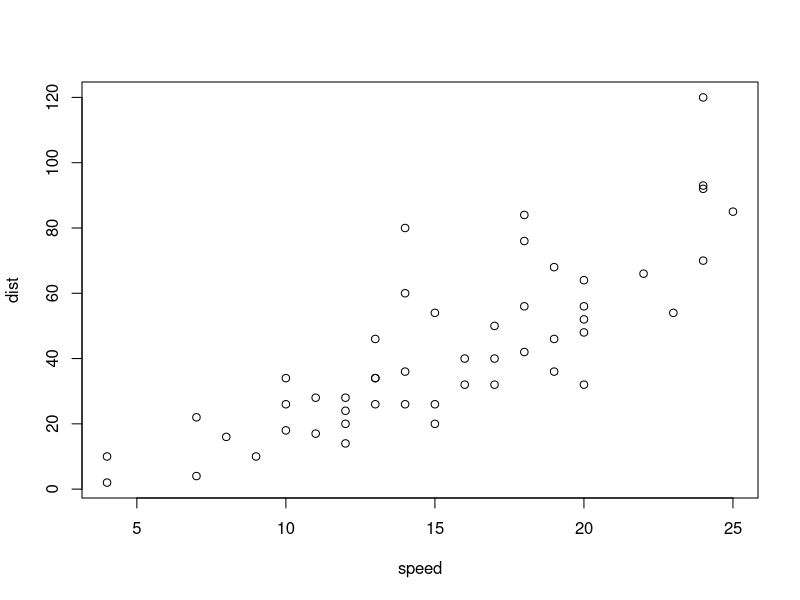
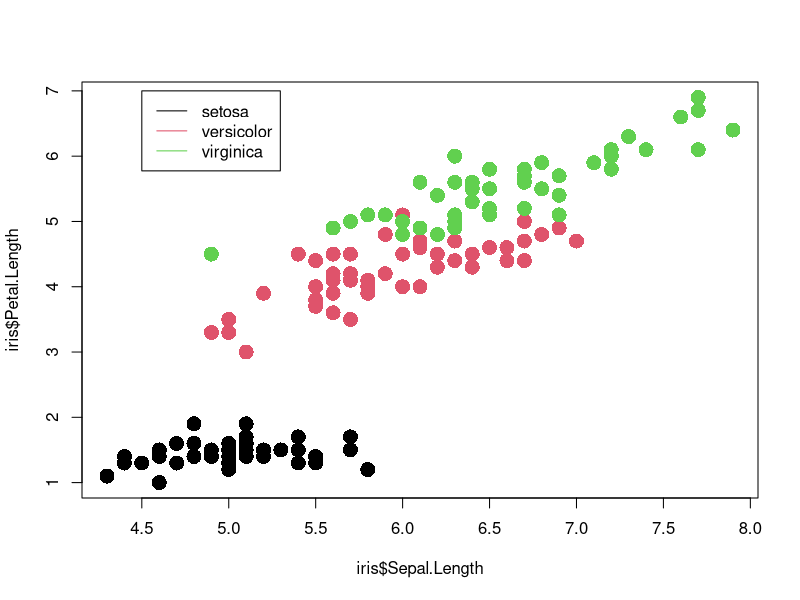
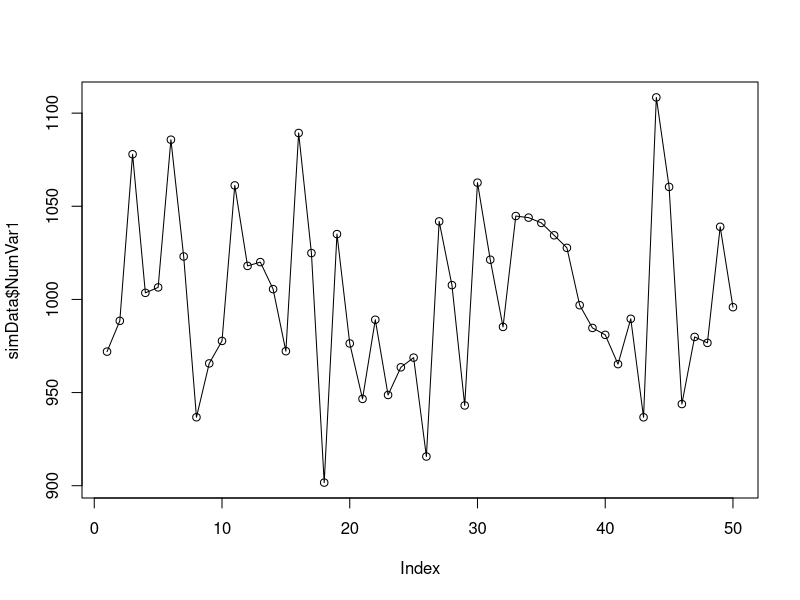
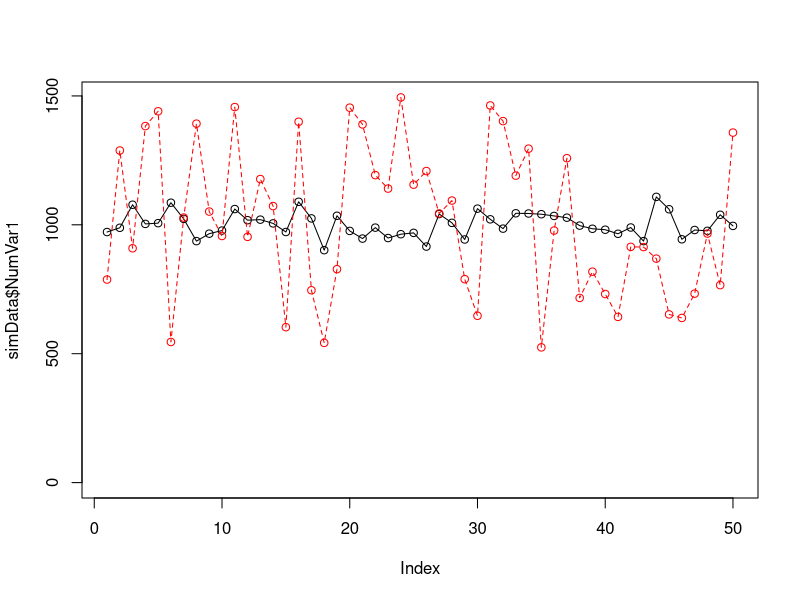

Reproduce these figures in R, in order.
## ---- chunk 1
plot(cars)
## ---- chunk 2
plot(iris$Sepal.Length, iris$Petal.Length, col = iris$Species, pch = 16, cex = 2)
legend(4.5, 7, 
       legend = c("setosa","versicolor","virginica"),
       col = c(1:3),
       lty = "solid")
## ---- chunk 3
## Simulate some data

## 3 Factor Variables
FacVar1 = as.factor(rep(c("level1", "level2"), 25))
FacVar2 = as.factor(rep(c("levelA", "levelB", "levelC"), 17)[-51])
FacVar3 = as.factor(rep(c("levelI", "levelII", "levelIII", "levelIV"), 13)[-c(51:52)])

## 4 Numeric Vars
set.seed(123)
NumVar1 = round(rnorm(n = 50, mean = 1000, sd = 50), digits = 2)  ## Normal distribution
set.seed(123)
NumVar2 = round(runif(n = 50, min = 500, max = 1500), digits = 2)  ## Uniform distribution
set.seed(123)
NumVar3 = round(rexp(n = 50, rate = 0.001))  ## Exponential distribution
NumVar4 = 2001:2050

simData = data.frame(FacVar1, FacVar2, FacVar3, NumVar1, NumVar2, NumVar3, NumVar4)
## ---- chunk 4
plot(simData$NumVar1, type = "o")  ## Index plot
## ---- chunk 5
plot(simData$NumVar1, type = "o", ylim = c(0, max(simData$NumVar1, simData$NumVar2)))  ## index plot with one variable
lines(simData$NumVar2, type = "o", lty = 2, col = "red")  ## add another variable
